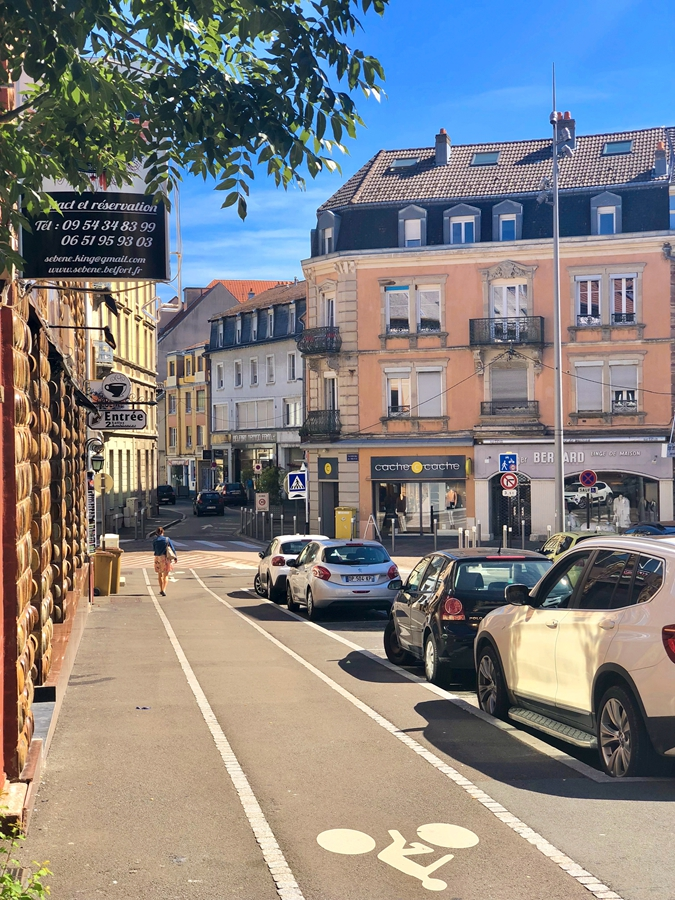
#> input picture 1.jpg, 675 x 900 px
$ jupyter execute '6 openv 输出图片饱和部分.ipynb'
#> lines starting #> are read from the running program, lines starting #| are printed output that depends on the picture
[cell 1]
import cv2
import numpy as np
img = cv2.imread('1.jpg',1)
#> img is the input picture: shape (900, 675, 3); mean B, G, R 130, 129.9, 131.7
cv2.imshow('src',img)
imgInfo = img.shape
#> imgInfo = (900, 675, 3)
height = imgInfo[0]
#> height = 900
width = imgInfo[1]
#> width = 675
dstImage = np.zeros(img.shape,np.uint8)
rayon = 1
for i in range(0,height):
    for j in range(0,width):
        (b,g,r) = img[i,j]
        if b==255 or g==255 or r==255:
             dstImage[i,j]=img[i,j]
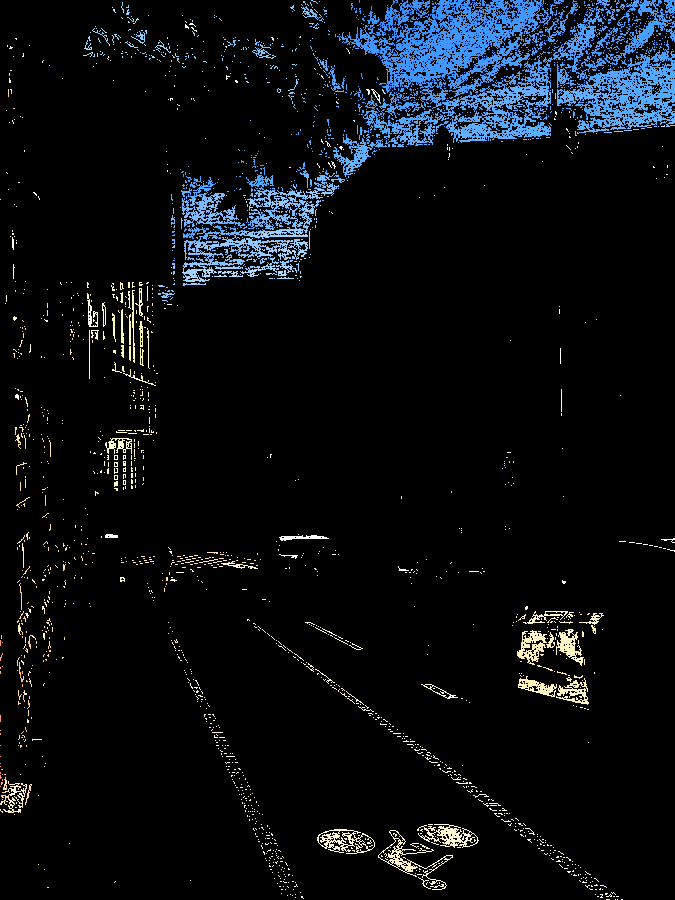
#> dstImage: shape (900, 675, 3); mean B, G, R 16.4, 12.7, 8.9
cv2.imshow('dst',dstImage)
cv2.waitKey(0)
